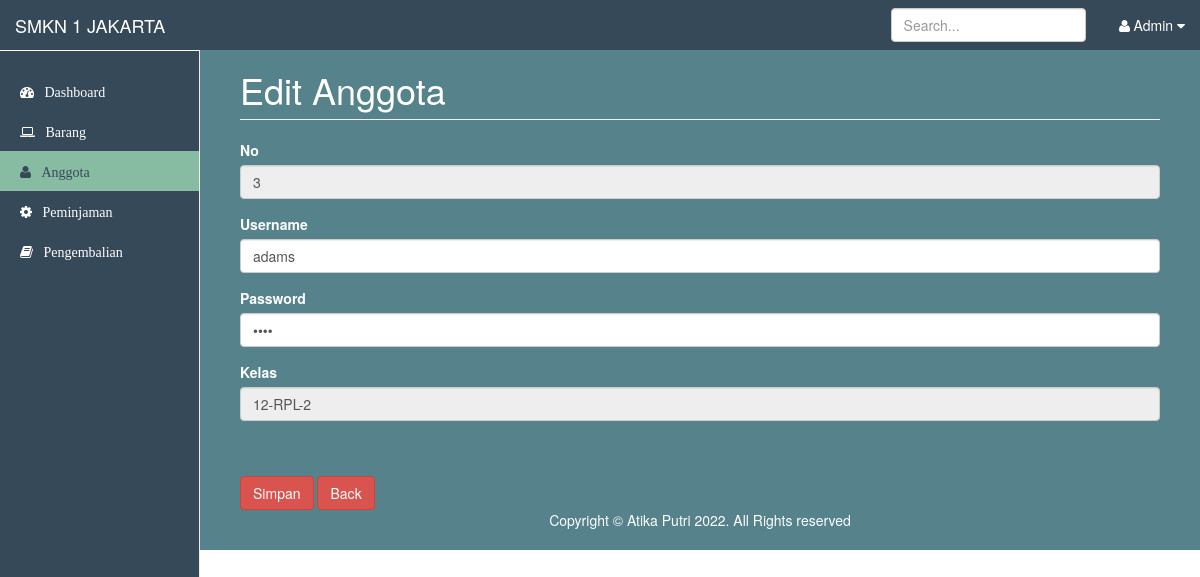
The page /editpeminjam.php?id_peminjam=3 (signed in) on the database its author committed.
### tables this page shows
CREATE TABLE `anggota` (
  `id_anggota` int(11) NOT NULL,
  `nama` varchar(40) NOT NULL,
  `password` varchar(40) NOT NULL,
  `kelas` varchar(20) NOT NULL
);

### editpeminjam.php (the view, shortened to what this page needs)
<?php
include "config/koneksi.php" ?>
<!DOCTYPE html>
<html lang="en">
  <head>
    <link href="bootstrap/dist/css/bootstrap.min.css" rel="stylesheet">
    <link href="bootstrap/dist/css/global.css" rel="stylesheet">
    <link href="bootstrap/font-awesome/css/font-awesome.min.css" rel="stylesheet" type="text/css">
  </head>
  <body>
  <nav class="navbar navbar-fixed-top px-5" style="background-color:#364958">
      <div class="container-fluid">
        <div class="navbar-header">
          <a class="navbar-brand" style="color:#ffffff"href="#">SMKN 1 JAKARTA</a>
        </div>
        <div id="navbar" class="navbar-collapse collapse">
          <ul class="nav navbar-nav navbar-right">
            <li class="dropdown">
              <a class="dropdown-toggle" data-toggle="dropdown" style="color:#ffffff">
                <i class="fa fa-user fa-fw" style="color:#ffffff"></i>Admin <i class="fa fa-caret-down"></i>
              </a>
          </li>
          </ul>
          <form class="navbar-form navbar-right">
            <input type="text" class="form-control" placeholder="Search...">
          </form>
        </div>
      </div>
    </nav>
    <div class="container-fluid">
      <div class="row">
      <div class="col-sm-3 col-md-2 sidebar" style="background-color: #364958">
          <ul class="nav nav-sidebar">
            <li class=""><a href="dashboard.php" style="color: #ffffff"><i class="fa fa-dashboard">&nbsp;&nbsp;&nbsp;Dashboard</i></a></li>
            <li><a href="barang.php" style="color: #ffffff"><i class="fa fa-laptop">&nbsp;&nbsp;&nbsp;Barang</i></a></li>
            <li><a href="peminjam.php" style="background-color: #87bba2"><i class="fa fa-user" style="color: #364958">&nbsp;&nbsp;&nbsp;Anggota</i></a></li>
            <li><a href="peminjaman.php" style="color: #ffffff"><i class="fa fa-gear">&nbsp;&nbsp;&nbsp;Peminjaman</i></a></li>
            <li><a href="pengembalian.php" style="color: #ffffff"><i class="fa fa-book">&nbsp;&nbsp;&nbsp;Pengembalian</i></a></li>
          </ul>
        </div>
        <div class="main-biru col-sm-9 col-sm-offset-3 col-md-10 col-md-offset-2 main container py-5 justify-content-center" style="background-color: #55828b;
  color: #ffffff;">
          <h1 class="page-header">Edit Anggota</h1>
              <section class="row">
                <div class="col-md-12">
                <div class="box box-danger">
                <?php
                  $id_peminjam = $_GET['id_peminjam'];
                  $query = $mysqli->query("SELECT * FROM anggota where id_anggota='$id_peminjam'");
                  while ($qu = mysqli_fetch_array($query)){
                    ?>
                  <form role="form" action="proseseditpeminjam.php" method="post">
                  <div class = "box-body">
                  <div class ="form-group">
                    <label for="exampleInputEmail1">No</label>
                    <input type="text" disable value="<?php echo $qu['id_anggota'] ?>" name="id_peminjam" class="form-control" placeholder="" disabled>
                    </div>
                    <div class ="form-group">
                    <label for="exampleInputPassword1">Username </label>
                    <input type="text"  value="<?php echo$qu['nama'] ?>" name="username"
                    class="form-control" placeholder="" required>
                    </div>
                    <div class ="form-group">
                    <label for="exampleInputPassword1">Password </label>
                    <input type="password"  value="<?php echo$qu['password'] ?>" name="password"
                    class="form-control" placeholder="" required>
                    </div>
                    <div class ="form-group">
                      <label for="exampleInputPassword1">Kelas </label>
                      <input type="text" disabled value="<?php echo$qu['kelas'] ?>" name="kelas"
                      class="form-control" placeholder="" required>
                    </div>
                <?php
                }
            ?>
            <br>
            <br>
            <button type="submit" class="btn btn-danger">Simpan</button>
            <a href="peminjam.php" class="btn btn-danger">Back</a>
            </div>
            </form>
          <footer>
    <div class="text-center">Copyright &copy; Atika Putri 2022. All Rights reserved</div>
  </footer>
            </section>
          </div>
        </div>
      </div>
    <?php require_once "templates/footer.php" ?>

### rows shown on the page
anggota: id_peminjam "3", username "adams", kelas "12-RPL-2"
